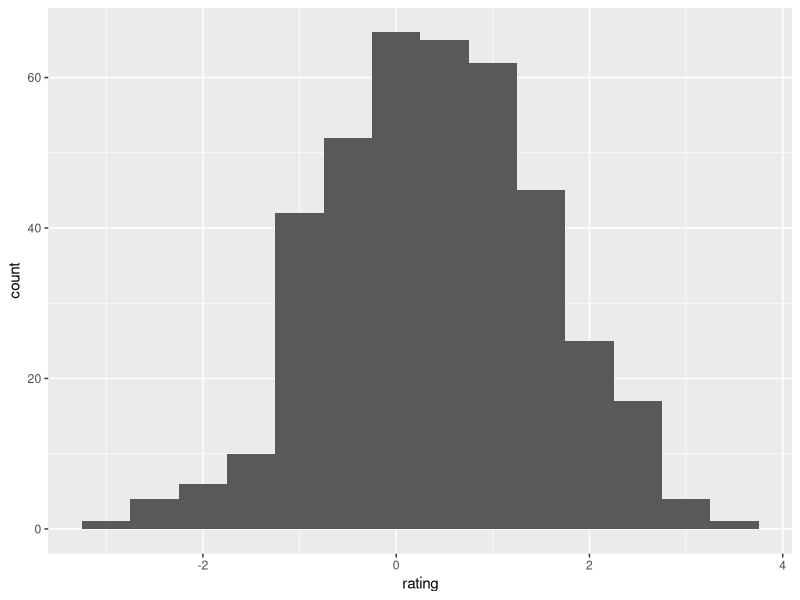
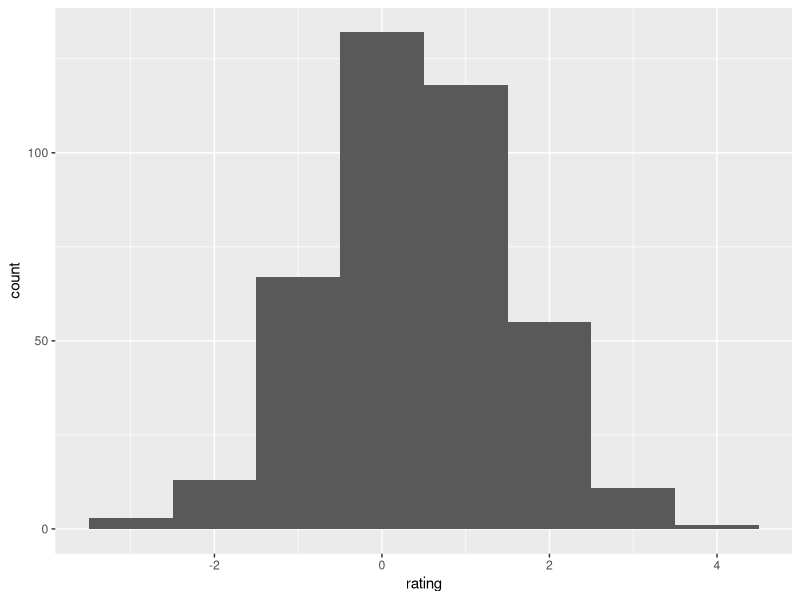
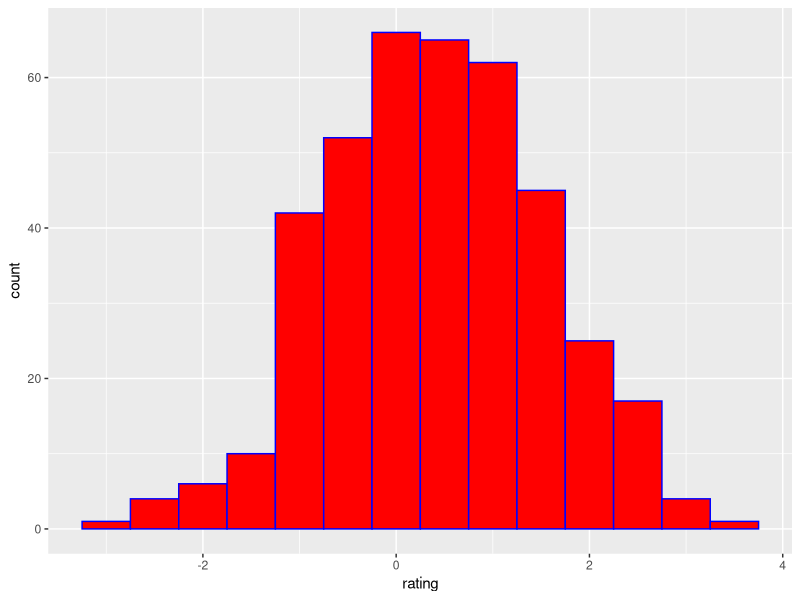
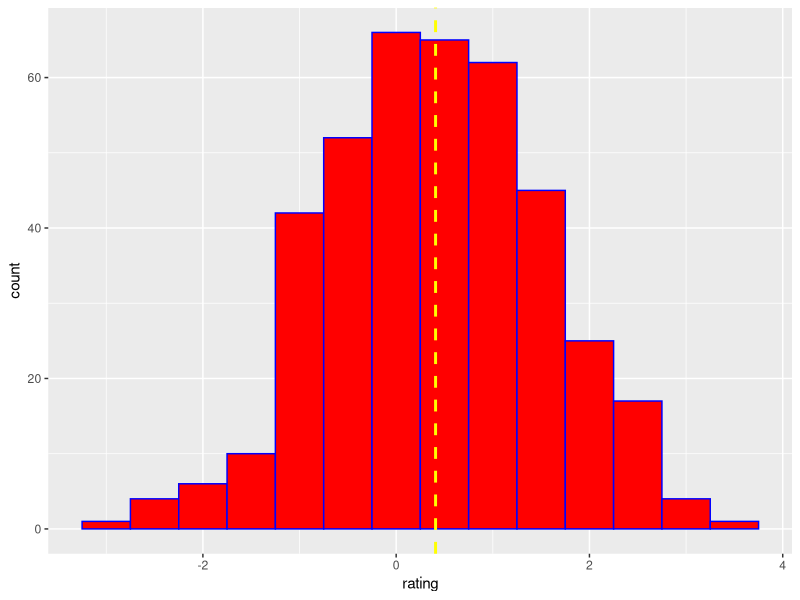
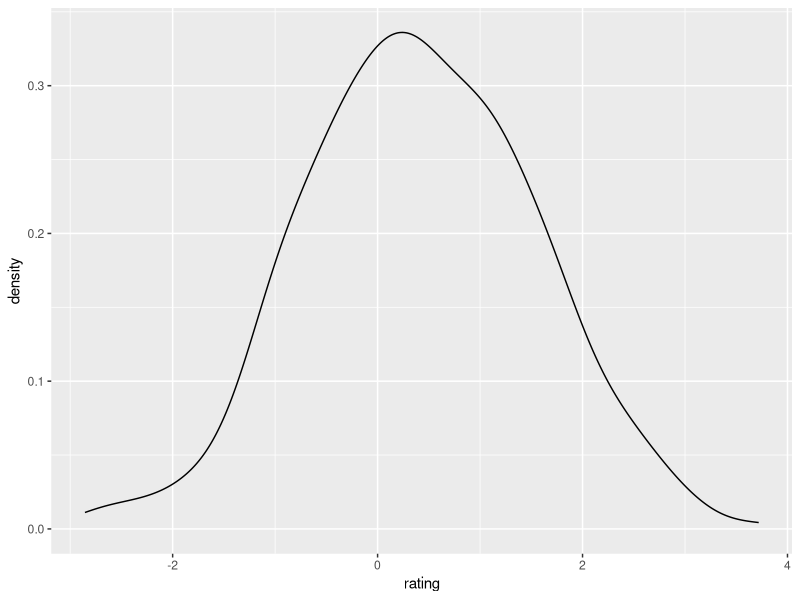
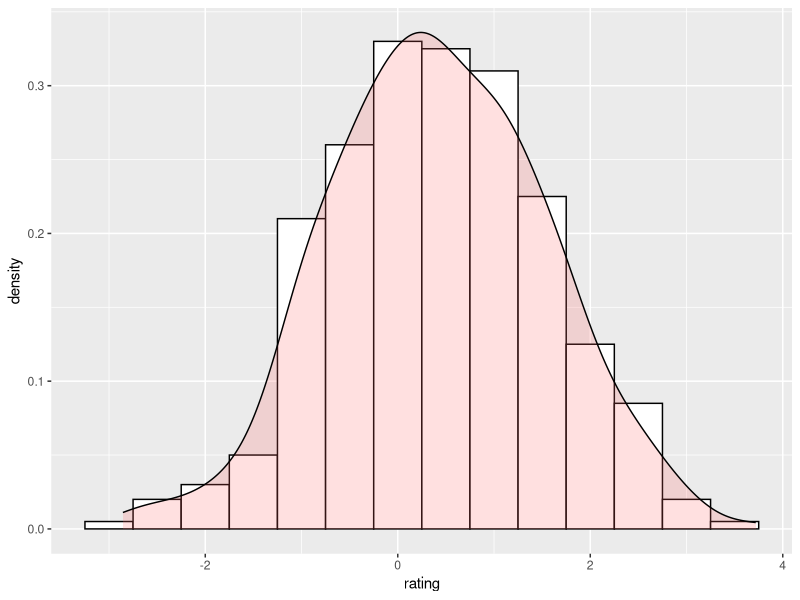
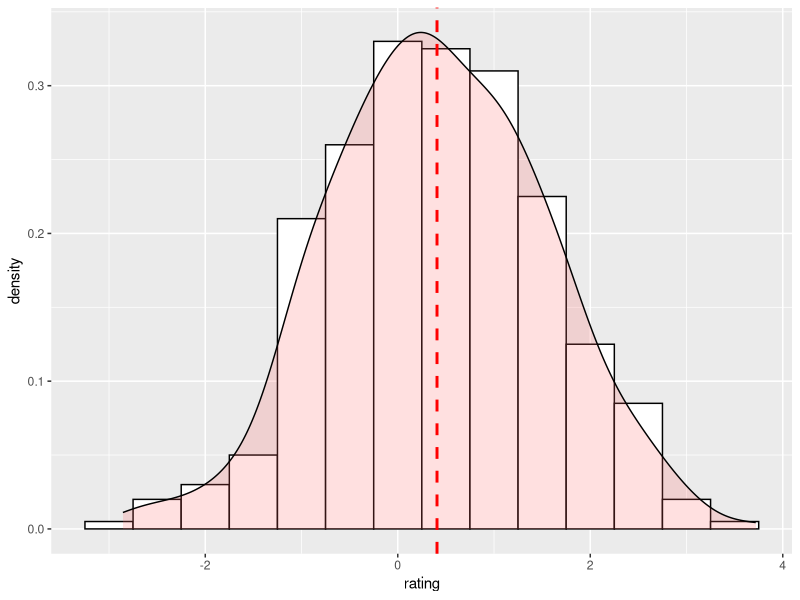
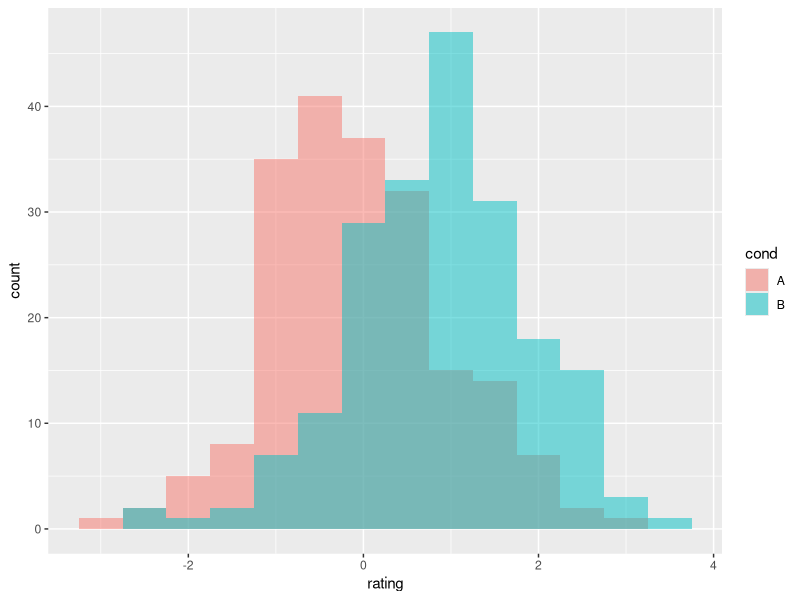

Write the R code that produced these figures, in order. (Note: this script raises an error after producing the figures.)
# plotting density distributions with ggplot2
library(dplyr)
library(ggplot2)
library(plyr)

set.seed(1234)
d <- data_frame(cond = factor(rep(c("A", "B"), each=200)), 
                rating = c(rnorm(200), rnorm(200, mean=.8)))
d

# basic histogram of vector 'rating'. each bin has width .5
ggplot(d, aes(x = rating)) + 
  geom_histogram(binwidth = .5)

# with bin width 1
ggplot(d, aes(x = rating)) + 
  geom_histogram(binwidth = 1)

# with blue outline, red fill
ggplot(d, aes(x = rating)) + 
  geom_histogram(binwidth = .5, color = "blue", fill = "red")

# with blue outline, red fill, yellow line for the mean
ggplot(d, aes(x = rating)) + 
  geom_histogram(binwidth = .5, color = "blue", fill = "red") +
  geom_vline(aes(xintercept = mean(rating, na.rm = TRUE)),
             color = "yellow", linetype = "dashed", size = 1)



# density curve
ggplot(d, aes(x = rating)) + 
  geom_density()

# histogram with kernel density curve
ggplot(d, aes(x = rating)) + 
  geom_histogram(aes(y = ..density..),
                 binwidth = .5,
                 color = "black",
                 fill = "white") + # histogram with denisty instead of count
  geom_density(alpha = .2, fill = "#FF6666")

# histogram with kernel density curve and mean line
## USE FOR MERYL STREEP ANALYSIS
ggplot(d, aes(x = rating)) + 
  geom_histogram(aes(y = ..density..),
                 binwidth = .5,
                 color = "black",
                 fill = "white") + # histogram with denisty instead of count
  geom_density(alpha = .2, fill = "#FF6666") +
  geom_vline(aes(xintercept = mean(rating, na.rm = TRUE)),
             color = "red", linetype = "dashed", size = 1)

# overlaid histograms
## USE FOR MERYL STREEP ANALYSIS
# cond options: A or B
ggplot(d, aes(x = rating, fill = cond)) +
  geom_histogram(binwidth = .5, alpha = .5, position = "identity")

# interleaved histograms
ggplot(d, aes(x = rating, fill = cond)) +
  geom_histogram(binwidth = .5, position = "dodge")

# density plots overlaid
ggplot(d, aes(x = rating, color = cond)) +
  geom_density()

# density plots with semi-transparent fill
ggplot(d, aes(x = rating, fill = cond)) +
  geom_density(alpha = .3)

# Add lines for each mean requires first creating a 
#  separate data frame with the means:
means_d <- ddply(d, "cond", summarize, rating.mean = mean(rating))
means_d

# overlaid histograms with means
ggplot(d, aes(x = rating, fill = cond)) +
  geom_histogram(binwidth = .5, alpha = .5, position = "identity") +
  geom_vline(data = means_d, aes(xintercept = rating.mean, color = cond),
             linetype = "dashed", size = 1)

# density plots with means
ggplot(d, aes(x = rating, color = cond)) +
  geom_density() +
  geom_vline(data = means_d, aes(xintercept = rating.mean, color = cond),
             linetype = "dashed", size = 1)

# filled density plots with means
ggplot(d, aes(x = rating, color = cond, fill = cond)) +
  geom_density(alpha = .5) +
  geom_vline(data = means_d, aes(xintercept = rating.mean, color = cond),
             linetype = "dashed", size = 1)

# using facets
ggplot(d, aes(x = rating, fill = cond)) +
  geom_histogram(binwidth = .5, alpha = .5, position = "identity") +
  facet_grid(cond ~.)

# facets with mean lines
ggplot(d, aes(x = rating, fill = cond)) +
  geom_histogram(binwidth = .5, alpha = .5, position = "identity") + 
  facet_grid(cond ~.) +
  geom_vline(data = means_d, aes(xintercept = rating.mean, color = cond),
             linetype = "dashed", size = 1)



ggplot(d, aes(x = rating, fill = cond)) +
  geom_histogram(binwidth = .5, alpha = .5, position = "identity") + 
  facet_grid(cond ~.) +
  stat_summary(fun.y = mean, geom = "line")
  geom_vline(data = means_d, aes(xintercept = rating.mean, color = cond),
             linetype = "dashed", size = 1)